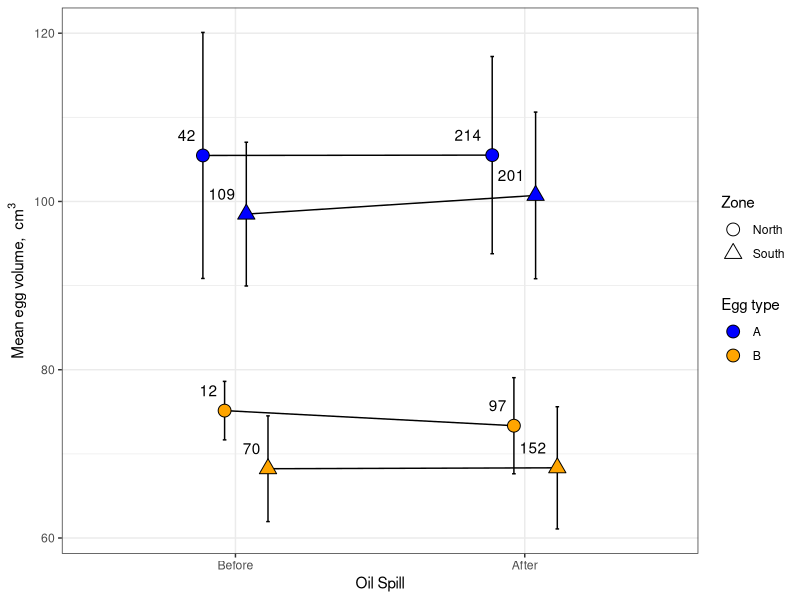
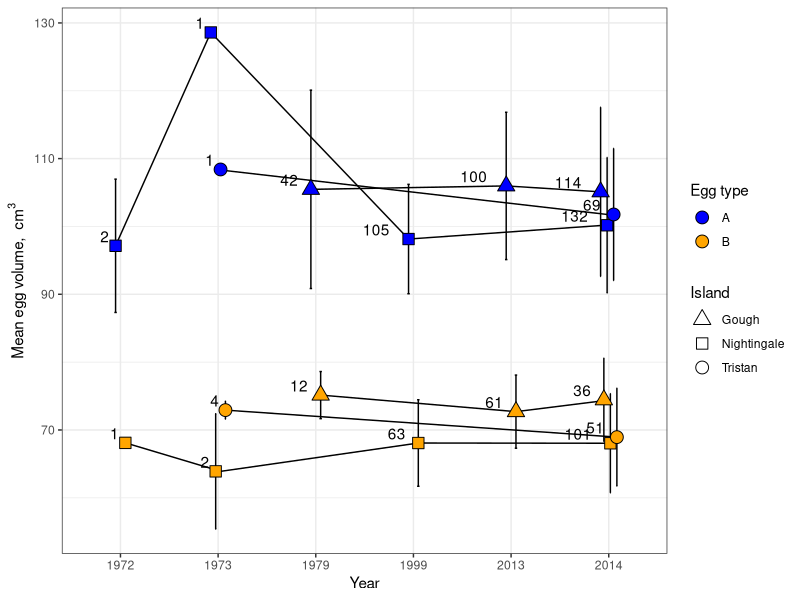
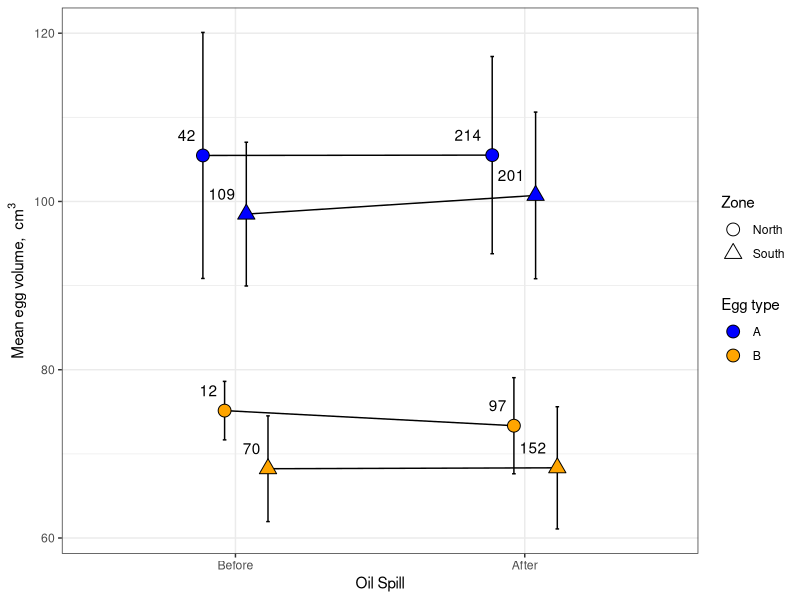
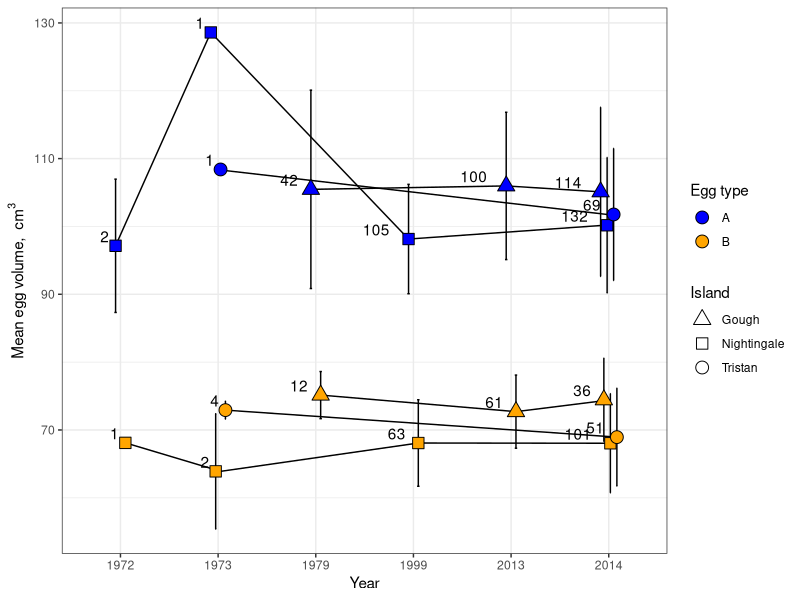

Generate these figures, in order, with R:
#read in the data for the oil spill and harvesting analyses
penguin<-read.csv("penguin.data.csv", header= TRUE)

#we are interested in testing if the egg size patterns correspond to predictions associated with two
#events- specifically, we want to test if the 2011 oil spill negatively affected egg size, or if
#other variations eggs affected size of eggs over time with any discernable pattern 

#first, let's check if the oil spill affected egg size. The oil spill occured in 2011, and if it  
#was a driver, we would expect egg size to be lower after the spill, and MORE lower closer to the spill
# so let's test if that happened

#first we need to create a variable for the oil spill, which happened
penguin$oilspill<-as.factor(ifelse(penguin$Year>=2011, "After", "Before"))

#also, because data are spotty and weirdly distributed prior to 1970, let's cut it out for this analysis
#and cut out a couple outlying egg sizes
penguin1<-penguin[which(penguin$Year>1970 & penguin$Decision != "U" &
                          penguin$Volume<130),]

#fiddle with transformations to get us closer to normality of residuals

penguin1$logvolume<-log(penguin1$Volume)
penguin1$sqrtvolume<-sqrt(penguin1$Volume)

#now create a model to describe egg volume
oil.model<-lm(Volume~Zone*oilspill*Decision, data=penguin1)

summary(oil.model)
AIC(oil.model)
anova(oil.model)
TukeyHSD(aov(oil.model))
#data are very non normal
shapiro.test(resid(oil.model))

#ok, now we need to get the summary stats out of it
library(plyr)

summary.penguin.oilspill<-ddply(penguin1, c("Zone", "Decision", "oilspill"), summarise,
                                mean.Volume=mean(Volume), N=length(Volume), SE=sd(Volume))
summary.penguin.oilspill$all.lines<-with(summary.penguin.oilspill, interaction(Decision, Zone))

#reorder factor levels for oilspill
summary.penguin.oilspill$oilspill<-factor(summary.penguin.oilspill$oilspill, levels=c("Before", "After"))


#insert plot here
library(ggplot2)
oil.plot<-ggplot(summary.penguin.oilspill, aes(oilspill, mean.Volume, 
                                               shape=Zone, fill=Decision, label=N))+
  scale_fill_manual(values=c("blue", "orange"), name="Egg type", 
                    guide=guide_legend(override.aes=aes(shape=21)))+
  scale_shape_manual(values=c(21,24), labels=c("North", "South"))+
  geom_line(aes(group=all.lines), color="black", position=position_dodge(width=0.3))+
  geom_errorbar(aes(ymin=(mean.Volume-SE), ymax=(mean.Volume+SE)), width=0.05, color="black",
                position=position_dodge(width=0.3))+
  geom_point(color="black", size=4, position=position_dodge(width=0.3))+
  geom_text(aes(label=N),hjust=1.4, vjust=-1.2, position=position_dodge(width=0.3))+
  theme_bw()+
  labs(y=expression("Mean egg volume, "~cm^3), x="Oil Spill")

oil.plot
#save to pdf
pdf("figs/oilspillplot.pdf", height=5, width=7)
oil.plot
dev.off()


# now we want to examine the finer scale patterns in variation of egg size.
#instead of lumping by time period and island group, we'll just break it out so that readers can see the patterns
#This will be a very similar analysis as above, 
# but there will be an interaction with year


#and because we want to look at a year effect, and we want to see if there's anything going on
#relative to time, but there's not a ton of data so we'll just need to look at years directly and ANOVA them


#we're interested in change with time in these two periods, and by island, but otherwise the analysis is 
#very similar to the above
year.model<-lm(Volume~Location2*as.factor(Year)*Decision, data=penguin1)

summary(year.model)
AIC(year.model)
anova(year.model)
TukeyHSD(aov(year.model))
#data are very non normal
shapiro.test(resid(year.model))


summary.penguin.year<-ddply(penguin1, c("Location2", "Decision", "Year"), summarise,
                                mean.Volume=mean(Volume), N=length(Volume), SE=sd(Volume))

summary.penguin.year$all.lines<-with(summary.penguin.year, interaction(Location2,  Decision))


year.plot<-ggplot(summary.penguin.year, aes(as.factor(Year), mean.Volume, 
                                               shape=Location2, fill=Decision, label=N))+
  scale_fill_manual(values=c("blue", "orange"), name="Egg type", 
                    guide=guide_legend(override.aes=aes(shape=21), order=1))+
  scale_shape_manual(values=c(24,22,21), name="Island", labels=c("Gough", "Nightingale", "Tristan"))+
  geom_line(aes(group=all.lines), color="black",  position=position_dodge(width=0.2))+
  geom_errorbar(aes(ymin=(mean.Volume-SE), ymax=(mean.Volume+SE)), width=0.05, color="black",
                position=position_dodge(width=0.2))+
  geom_point(color="black", size=4,  position=position_dodge(width=0.2))+
  geom_text(aes(label=N),hjust=1.7, vjust=-0.3,  position=position_dodge(width=0.2))+
  theme_bw()+
  labs(y=expression("Mean egg volume, "~cm^3), x="Year")

year.plot

#save to pdf
pdf("figs/recentyearsplot.pdf", height=5, width=7)
year.plot
dev.off()
